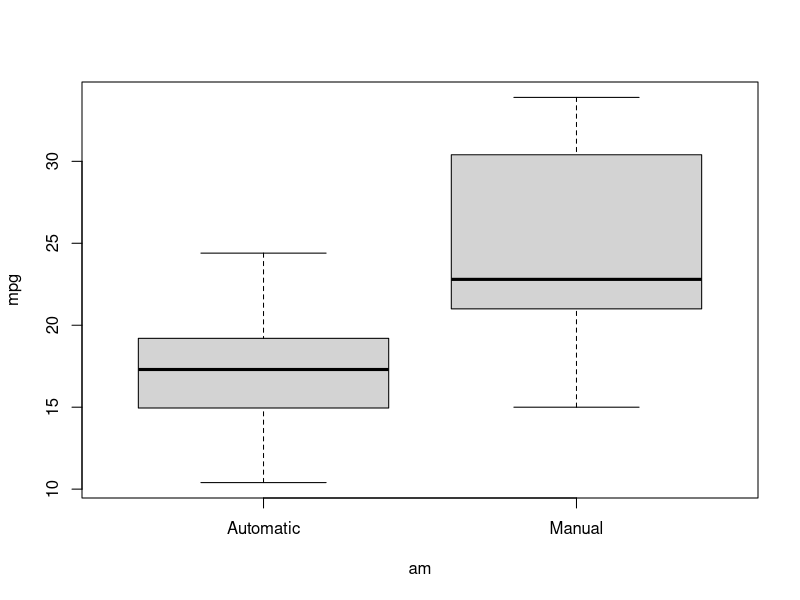
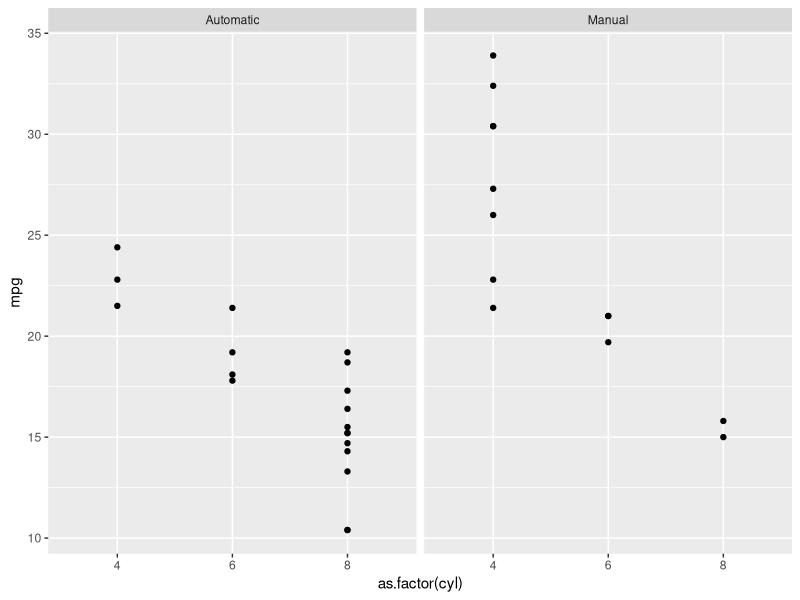
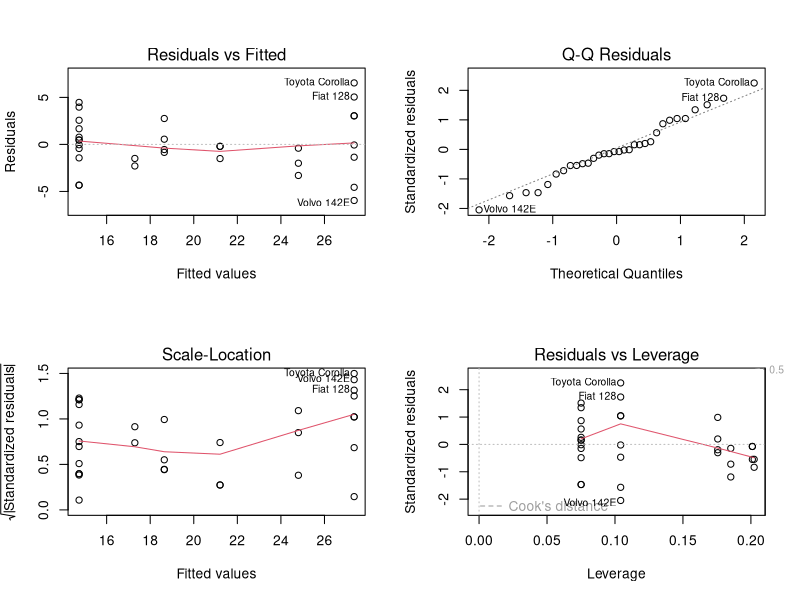

Write R code to recreate these figures, in order.
## ---- chunk 1
library(ggplot2)
knitr::opts_chunk$set(echo = TRUE)
options(digits = 2)
## ---- chunk 2
data("mtcars")
## ---- chunk 3
mtcars$am<-factor(mtcars$am, labels = c("Automatic", "Manual"))
mtcars$vs<-factor(mtcars$vs, labels = c("V", "Straight"))
mtcars$cyl<-as.factor(mtcars$cyl)
mtcars$carb<-as.factor(mtcars$carb)
mtcars$gear<-as.factor(mtcars$gear)
## ---- chunk 4
fit1<-lm(mpg ~ am, data=mtcars)
summary(fit1)$coef
## ---- chunk 5
fit2 <- lm(mpg~am + cyl, data=mtcars)
## ---- chunk 6
fit3 <- lm(mpg~am + cyl + wt, data=mtcars)
fit4 <- lm(mpg~am + cyl + wt + gear, data=mtcars)
fit5 <- lm(mpg~am + cyl + wt + gear + hp, data=mtcars)
fit6 <- lm(mpg~am + cyl + wt + gear + hp + carb, data=mtcars)
fit7 <- lm(mpg~am + cyl + wt + gear + hp + carb + disp, data=mtcars)
fit8 <- lm(mpg~am + cyl + wt + gear + hp + carb + disp + drat, data=mtcars)
fit9 <- lm(mpg~am + cyl + wt + gear + hp + carb + disp + drat + vs, data=mtcars)
fit10 <- lm(mpg~am + cyl + wt + gear + hp + carb + disp + drat + vs + qsec, data=mtcars)

anova(fit1, fit2, fit3, fit4, fit5, fit6, fit7, fit8, fit9, fit10)[1:6]
## ---- chunk 7
#code
## ---- chunk 8
#code
fitfinal<-lm(mpg~am+cyl, data=mtcars)
summary(fitfinal)$coef
## ---- chunk 9
plot(mpg~am, data=mtcars)
## ---- chunk 10
ggplot(mtcars, aes(x=as.factor(cyl), y=mpg)) + geom_point() + facet_grid(.~am)
## ---- chunk 11
par(mfrow=c(2,2))
plot(fitfinal)
